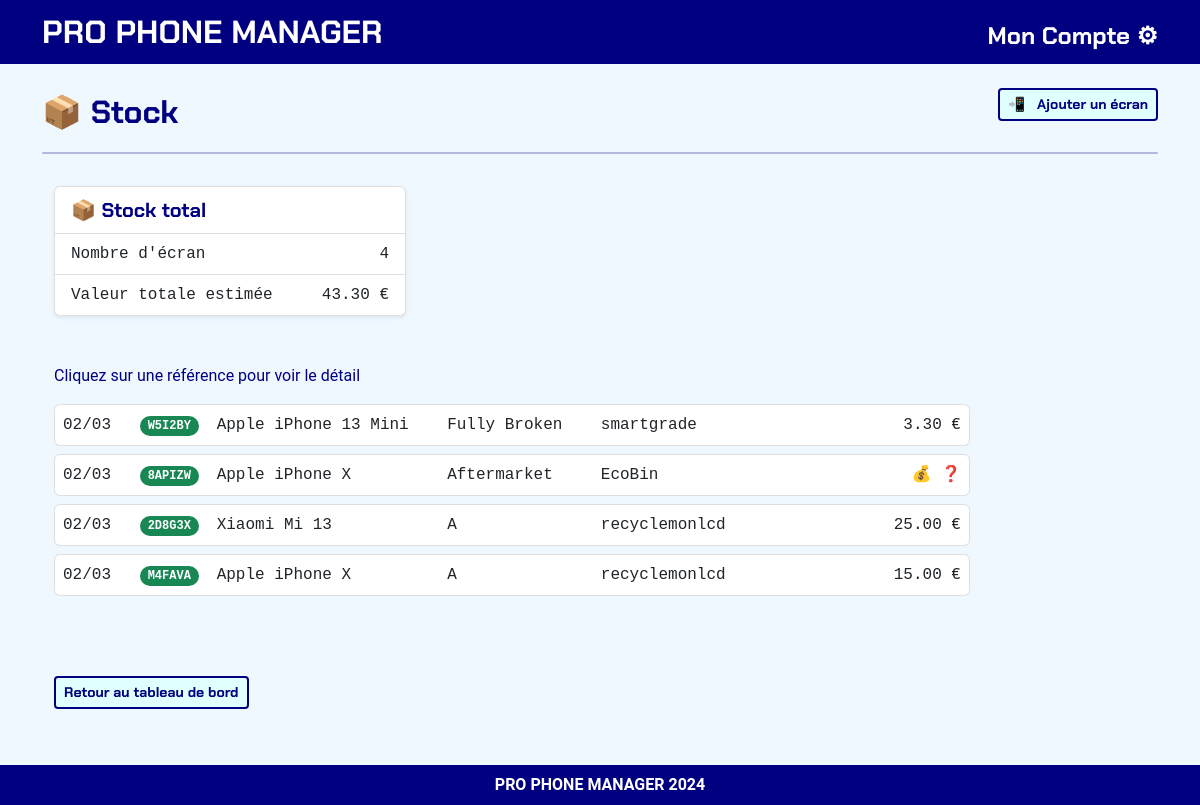
Page /stock/all/ (signed in) on the earlier database version.
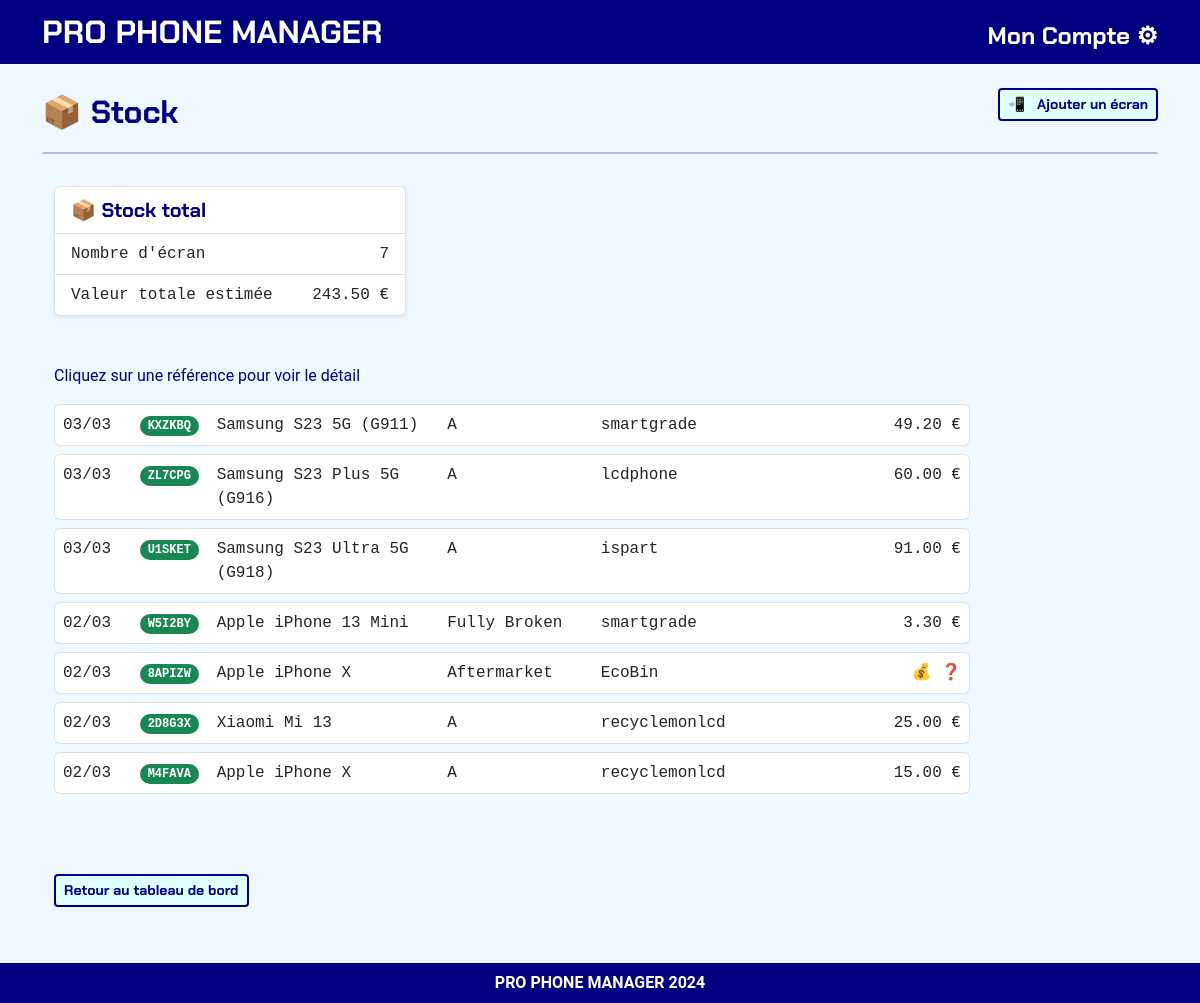
Same page on the later database version.
### listings/models.py (models this page shows, shortened)
class BrokenScreen(models.Model):
    id = models.AutoField(primary_key=True)
    repairstore = models.ForeignKey(RepairStore, on_delete=models.CASCADE)
    uniquereference = models.OneToOneField(UniqueReference, on_delete=models.CASCADE)
    screenbrand = models.ForeignKey(ScreenBrand, on_delete=models.CASCADE)
    screenmodel = models.ForeignKey(ScreenModel, on_delete=models.CASCADE)
    diag_question_1 = models.TextField(null=True, blank=True)
    diag_question_2 = models.TextField(null=True, blank=True)
    diag_question_3 = models.TextField(null=True, blank=True)
    diag_question_4 = models.TextField(null=True, blank=True)
    diag_question_5 = models.TextField(null=True, blank=True)
    diag_question_6 = models.TextField(null=True, blank=True)
    diag_question_7 = models.TextField(null=True, blank=True)
    diag_question_8 = models.TextField(null=True, blank=True)
    diag_question_9 = models.TextField(null=True, blank=True)
    diag_question_10 = models.TextField(null=True, blank=True)
    diag_response_1 = models.BooleanField(null=True)
    diag_response_2 = models.BooleanField(null=True)
    diag_response_3 = models.BooleanField(null=True)
    diag_response_4 = models.BooleanField(null=True)
    diag_response_5 = models.BooleanField(null=True)
    diag_response_6 = models.BooleanField(null=True)
    diag_response_7 = models.BooleanField(null=True)
    diag_response_8 = models.BooleanField(null=True)
    diag_response_9 = models.BooleanField(null=True)
    diag_response_10 = models.BooleanField(null=True)
    is_diag_done = models.BooleanField(default=False)
    grade = models.CharField(
        max_length=20,
        choices=[
            ('', 'Select Grade'),
            ('A', 'A'),
            ('B', 'B'),
            ('C', 'C'),
            ('D', 'D'),
            ('E', 'E'),
            ('F', 'F'),
            ('G', 'G'),
            ('Fully Broken', 'Fully Broken'),
            ('Aftermarket', 'Aftermarket')
        ],
        default='EN ATTENTE',
    )
    quotations = models.ManyToManyField('RecyclerPricing', related_name='broken_screens')
    recycler = models.ForeignKey(Recycler, on_delete=models.SET_NULL, null=True, blank=True)
    is_attributed = models.BooleanField(default=False)
    price = models.DecimalField(max_digits=10, decimal_places=2, null=True, blank=True)
    is_packed = models.BooleanField(default=False)
    date_joined = models.DateTimeField(default=timezone.now)
    class Meta:
        ordering = ['-date_joined']
    class Meta:
        ordering = ['-date_joined']

class UniqueReference(models.Model):
    repairstore = models.ForeignKey(RepairStore, on_delete=models.CASCADE)
    value = models.CharField(max_length=6, unique=True)
    is_used = models.BooleanField(default=False)
    def __str__(self):
        return self.value

class ScreenModel(models.Model):
    screenbrand = models.ForeignKey(ScreenBrand, on_delete=models.CASCADE)
    screenmodel = models.CharField(max_length=50)
    is_oled = models.BooleanField(default=False)
    is_3dtouch = models.BooleanField(default=False)
    is_wanted = models.BooleanField(default=False)
    class Meta:
        ordering = ['screenbrand', 'screenmodel']

class ScreenBrand(models.Model):
    screenbrand = models.CharField(max_length=25, primary_key=True, null=False, blank=False)
    class Meta:
        ordering = ['screenbrand']

class Recycler(models.Model):
    company_name = models.CharField(max_length=100, verbose_name="Dénomination sociale de l'entreprise", blank=True)
    company_raison_social = models.CharField(max_length=100, verbose_name="Raison sociale", blank=True)
    siren = models.CharField(max_length=15, verbose_name="Numéro siren")
    address = models.TextField(verbose_name="Adresse")
    postal_code = models.CharField(max_length=10, verbose_name="Code postal")
    city = models.CharField(max_length=50, verbose_name="Ville")
    phone_number = models.CharField(max_length=15, verbose_name="Numéro de téléphone")
    url = models.URLField()
    payment_method = models.CharField(max_length=50)
    payment_delay = models.TextField(blank=True, null=True)
    shipping_fee = models.CharField(max_length=50)
    date_joined = models.DateTimeField(default=timezone.now, blank=True, null=True)
    is_us = models.BooleanField(default=False)
    def __str__(self):
        return self.company_name

### listings/views.py (the view)
# urls.py: path('stock/all/', stock_all, name='stock_all'),
@login_required
def stock_all(request):
    broken_screens = BrokenScreen.objects.filter(repairstore__user=request.user, is_packed=False)
    context = {
        'broken_screens': broken_screens,
        'items_count': broken_screens.count(),  # Vous pouvez ajuster cela en fonction de vos besoins
        'items_value': sum(broken_screen.price for broken_screen in broken_screens if broken_screen.price),
    }
    return render(request, 'stock.html', context)

### listings/templates/stock.html (shortened to what this page needs)
{% extends "base_webapp.html" %}
{% load static %}
{% block page_title %}
<span>📦 Stock</span>
<span>
    <a class="btn btn-sm btn-outline-blue float-end" href="{% url 'create_brokenscreen' %}">
        <span class="me-2">📲</span>
        <span>Ajouter un écran</span>
    </a>
</span>
{% endblock page_title %}
{% block page_content %}
    <div class="row mb-4">
        <div class="col-12 col-md-6 col-lg-4 mb-4">
            <ul class="list-group font-monospace shadow-sm">
                <li class="list-group-item logo-blue fs-5">📦 Stock {% if brand %}{{ brand.screenmodel|title }}{% elif recycler %}{{ recycler|title }}{% else %}total{% endif %}</li>
                <li class="list-group-item fs-6">
                    <span>Nombre d'écran</span>
                    <span class="float-end">{{ items_count }}</span>
                </li>
                <li class="list-group-item fs-6">
                    <span>Valeur totale estimée</span>
                    {% if items_value|default:"0" == "0" %}
                        <span class="float-end">❓</span>
                    {% else %}
                        <span class="float-end">{{ items_value }} €</span>
                    {% endif %}
                </li>
            </ul>
        </div>
    </div>
    <div class="row mb-4 md-mb-5 mb-lg-5">
        <div class="mb-1 mb-md-3 fs-6 text-blue">Cliquez sur une référence pour voir le détail</div>
        <div class="col-12 d-none d-md-block col-lg-10 mb-4">
            {% for broken_screen in broken_screens %}
            <ul class="list-group mb-2 fs-6 font-monospace">
                <li class="list-group-item px-md-1 px-lg-2">
                    <div class="row">
                        <div class="col-md-1 text-start">
                            <span>{{ broken_screen.date_joined|date:'d/m' }}</span>
                        </div>
                        <div class="col-md-1 text-start">
                            <span class="badge rounded-pill font-monospace bg-success">{{ broken_screen.uniquereference }}</span>
                        </div>
                        <div class="col-md-3 text-start">
                            <span>{{ broken_screen.screenmodel.screenbrand.screenbrand|title }} {{ broken_screen.screenmodel.screenmodel }}</span>
                        </div>
                        <div class="col-md-2 text-start">
                            <span>
                                {% if broken_screen.grade %}
                                    {{ broken_screen.grade }}
                                {% else %}
                                    <span>🔎</span> ❓
                                {% endif %}
                            </span>
                        </div>
                        <div class="col-md-3 text-start">
                            <span>
                                {% if broken_screen.recycler %}
                                    {{ broken_screen.recycler }}
                                {% else %}
                                    👨‍🔧 ❓
                                {% endif %}
                            </span>
                        </div>
                        <div class="col-md-2 text-end">
                            <span>
                                {% if broken_screen.recycler and broken_screen.price %}
                                    {{ broken_screen.price }} €
                                {% else %}
                                    <span>💰</span> ❓
                                {% endif %}
                            </span>
                        </div>
                    </div>
                </li>
            </ul>
            {% endfor %}
        </div>
    </div>
    <div class="d-flex justify-content-left mt-4">
        <a class="btn btn-sm btn-outline-blue float-end" href="{% url 'dashboard' %}">Retour au tableau de bord</a>
    </div>
{% endblock page_content %}

### listings/templates/base_webapp.html
{% extends "base_lcd.html" %}
{% load static %}
{% load l10n %}
{% block navbar %}
<div class="container-fluid py-2 mb-0 bg-blue">
    <div class="container">
        <div class="row">
            <div class="col">
                {% if user.is_authenticated %}
                    {% if request.resolver_match.url_name != 'complete_store_configuration' %}
                        <a class="text-decoration-none fs-2 logo-white" href="{% url 'dashboard' %}">PRO PHONE MANAGER</a>
                    {% else %}
                        <a class="text-decoration-none fs-2 logo-white" href="{% url 'landing' %}">PRO PHONE MANAGER</a>
                    {% endif %}
                {% else %}
                    <a class="text-decoration-none fs-2 logo-white" href="{% url 'landing' %}">PRO PHONE MANAGER</a>
                {% endif %}
            </div>
            <div class="col text-end">
                <div class="col text-end" style="margin-top: 10px;">
                    {% if request.resolver_match.url_name != 'complete_store_configuration' %}
                        <a class="text-decoration-none logo-white small-font" style="font-size: 24px;" href="{% url 'settings_view' %}" {% if not profile_complete %}disabled{% endif %}>Mon Compte ⚙</a>
                    {% endif %}
                </div>
            </div>
        </div>
    </div>
</div>
{% endblock navbar %}
{% block content %}
<div class="container-lg mt-4 mb-3">
	<div class="row fs-2 logo-blue">
		<div class="col-12">{% block page_title %}{% endblock page_title %}</div>
		<div class="col-12"><hr></div>
	</div>
</div>
<div class="container-lg mb-5 ps-md-4">
	{% block page_content %}{% endblock page_content %}
</div>
{% endblock content %}
{% block footer %}
<div class="text-white fs-6 fw-bold text-center">PRO PHONE MANAGER 2024</div>
{% endblock footer %}

### listings/templates/base_lcd.html (shortened to what this page needs)
{% load static %}
<!doctype html>
<html lang="fr">
<head>
    <link rel="stylesheet" href="{% static 'bootstrap-5.2.3-dist/css/bootstrap.min.css' %}">
    <link rel="stylesheet" href="{% static 'styles.css' %}">
</head>
<body class="pb-5">
    {% block navbar %}{% endblock navbar %}
    {% block content %}{% endblock content %}
    <div class="container-fluid fixed-bottom bg-blue py-2">
        <div class="container py-0 my-0">
            {% block footer %}{% endblock footer %}
        </div>
    </div>
</body>
</html>

### listings/static/styles.css (style rules this page uses)
body { font-family: 'Roboto', sans-serif; scroll-behavior: smooth; background-color: AliceBlue; }
hr { border: 1px solid navy; border-radius: 5px; }
a { color:navy; }
.logo-blue { font-family: 'ChakraPetch', sans-serif; color:navy; font-weight: bold; }
.logo-white { font-family: 'ChakraPetch', sans-serif; color:white; font-weight: bold; }
.text-blue { color:navy; }
.btn { font-family: 'ChakraPetch', sans-serif; }
.btn-outline-blue { font-family: 'ChakraPetch', sans-serif; color:navy; background-color:LightCyan; border: 2px solid navy; }
.bg-blue { background-color: navy; color:white; }

Differences in the rows shown:
added BrokenScreen: date_joined "03/03", uniquereference "KXZKBQ", screenmodel.screenbrand.screenbrand "Samsung", screenmodel.screenmodel "S23 5G (G911)", grade "A", recycler "smartgrade", price "49.20"
added BrokenScreen: date_joined "03/03", uniquereference "ZL7CPG", screenmodel.screenbrand.screenbrand "Samsung", screenmodel.screenmodel "S23 Plus 5G (G916)", grade "A", recycler "lcdphone", price "60.00"
added BrokenScreen: date_joined "03/03", uniquereference "U1SKET", screenmodel.screenbrand.screenbrand "Samsung", screenmodel.screenmodel "S23 Ultra 5G (G918)", grade "A", recycler "ispart", price "91.00"
Other differences:
{{ items_count }}: "4" → "7"
{{ items_value }}: "43.30" → "243.50"
